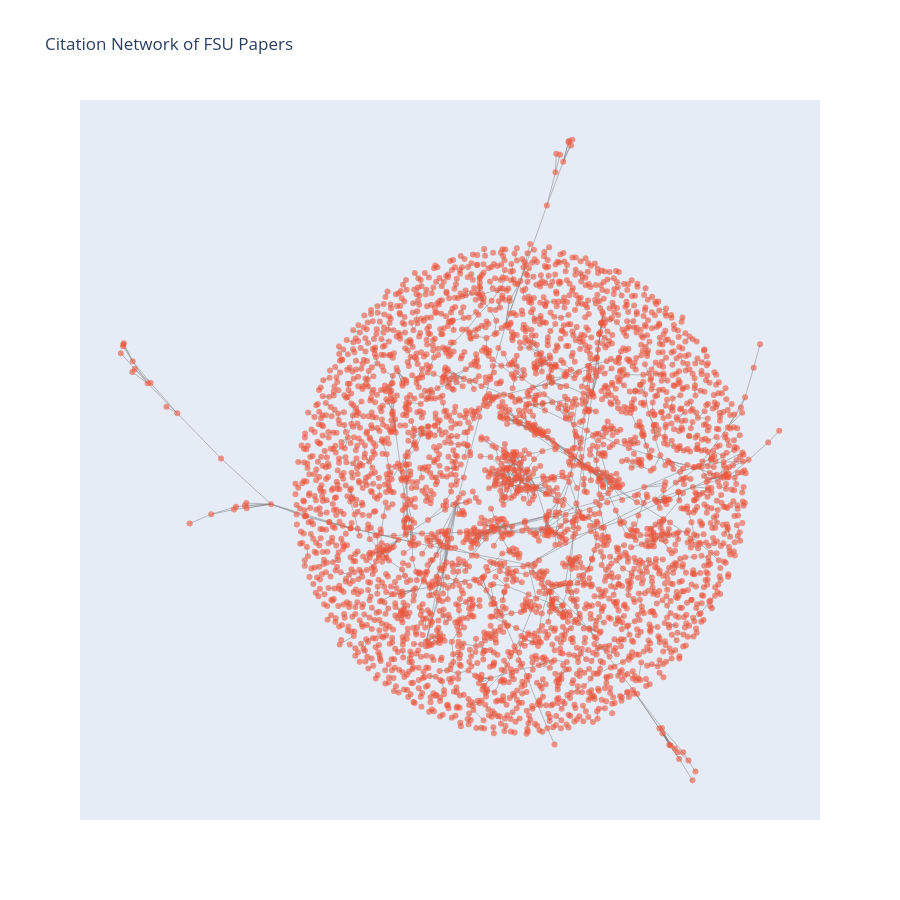

The notebook cell saved with this chart:
### Markdown cell above
Of the 209,884 total edges collected, 3,462 survived the within-FSU filter, about 1.65% of all edges.

**Sample size:** 5000 works pulled from the full FSU works list.


**Method:** without replacement, seeded with random_state=42, so reruns pull the same 5000 papers and results don't shift between runs.


**Why a sample works here:** I'm not trying to count every citation for every FSU paper, just see the overall shape of the network, how sparse it gets once filtered to FSU to FSU links, whether it clusters, how connected it is. That kind of structure shows up in a subset just as well as the full data.

### Code cell
import pandas as pd
import networkx as nx
import plotly.graph_objects as go

# reload from file — never re-run the crawl to fix a plotting bug
edge_df = pd.read_csv("paper_citation_links_within_fsu.csv")

# directed graph: citation direction matters, A cites B != B cites A
G = nx.from_pandas_edgelist(
    edge_df, source="paper_id_1", target="paper_id_2", create_using=nx.DiGraph
)

# seeded so the layout is identical every time you rerun this
pos = nx.spring_layout(G, seed=42)

# edge trace: one line, with None as a "pen up" break between each segment
edge_x, edge_y = [], []
for u, v in G.edges():
    x0, y0 = pos[u]
    x1, y1 = pos[v]
    edge_x += [x0, x1, None]
    edge_y += [y0, y1, None]

edge_trace = go.Scatter(
    x=edge_x, y=edge_y, mode="lines",
    line=dict(width=0.5, color="gray"),
    hoverinfo="none",
)

# node trace: one point per paper, hover shows its id
node_x = [pos[n][0] for n in G.nodes()]
node_y = [pos[n][1] for n in G.nodes()]

node_trace = go.Scatter(
    x=node_x, y=node_y, mode="markers",
    marker=dict(size=6, opacity=0.6),  # <1 opacity so overlapping nodes don't just blob together
    text=list(G.nodes()),
    hoverinfo="text",
)

fig = go.Figure(data=[edge_trace, node_trace])
fig.update_layout(
    title="Citation Network of FSU Papers",
    xaxis=dict(showgrid=False, zeroline=False, showticklabels=False),
    yaxis=dict(showgrid=False, zeroline=False, showticklabels=False),
    showlegend=False,
    width=900,
    height=900,
)
fig.show()

### Figure 1 — Plotly figure (JSON) as saved in the notebook; plotly's stock layout.template omitted (floating-point values rounded to 4 significant figures; data arrays with more than 128 entries replaced by an {"elided": "..."} marker saying what was removed)
{"data": [{"hoverinfo": "none", "line": {"color": "gray", "width": 0.5}, "mode": "lines", "type": "scatter", "x": {"elided": "10386 float values"}, "y": {"elided": "10386 float values"}}, {"hoverinfo": "text", "marker": {"opacity": 0.6, "size": 6}, "mode": "markers", "text": {"elided": "3710 str values"}, "type": "scatter", "x": {"elided": "3710 float values"}, "y": {"elided": "3710 float values"}}], "layout": {"height": 900, "showlegend": false, "title": {"text": "Citation Network of FSU Papers"}, "width": 900, "xaxis": {"showgrid": false, "showticklabels": false, "zeroline": false}, "yaxis": {"showgrid": false, "showticklabels": false, "zeroline": false}}}
